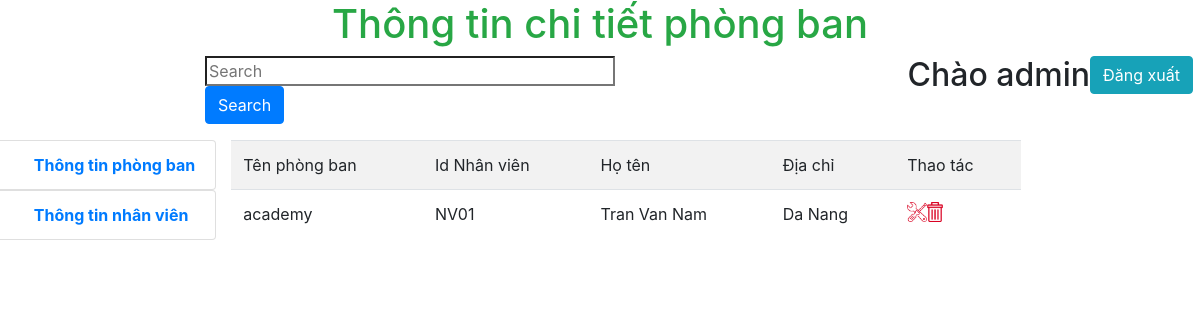
The page /xemctpb.php?data=PB03 (signed in) on the database its author committed.
### tables this page shows
CREATE TABLE `phongban` (
  `idpb` varchar(20) NOT NULL,
  `mota` text NOT NULL,
  `thoigian` text NOT NULL
);

CREATE TABLE `nhanvien` (
  `idnv` varchar(20) NOT NULL,
  `HoTen` text NOT NULL,
  `idpb` varchar(20) NOT NULL,
  `diachi` text NOT NULL
);

### xemctpb.php (the view, shortened to what this page needs)
<?php
  $id=$_GET['data'];
  include_once('db/db_conn.php');
  $sql="select * from phongban inner join nhanvien on phongban.idpb=nhanvien.idpb where nhanvien.idpb='".$id."'";
  $result=mysqli_query($link,$sql);
 ?>
<!DOCTYPE html>
<html lang="en" dir="ltr">
  <head>
    <link rel="stylesheet" href="/library/css/bootstrap.css">
  </head>
  <body>
    <h1 class="text-success"><center> Thông tin chi tiết phòng ban </center></h1>
    <div class="row">
      <div class="col-md-2">
      </div>
      <div class="col-md-5  form-group">
        <input type="search" id="search" name="search" placeholder="Search" size="35">
        <button  class="btn btn-primary" type="button" name="button">Search</button>
      </div>
      <div class="col-md-2"></div>
      <h2>Chào<span class="label label-primary"> <?php echo $_SESSION["username"] ?></span></h2>
      <a href="set_dang_xuat.php"><button type="button" class="btn btn-info"name="button">Đăng xuất</button></a>
    </div>
    <div class="row">
      <div class="col-md-2.5 ">
        <nav class="sidebar" >
        <ul class="list-group">
                <li >
                    <a href="index.php"class="font-weight-bold list-group-item item" >
                        <i class="fa fa-2x fa-home mr-4"></i>&nbsp;Thông tin phòng ban</a>
                </li>
                <li>
                    <a href="ttnv.php"class="font-weight-bold list-group-item  item">
                        <i class="fa fa-2x fa-tag mr-4"></i>&nbsp;Thông tin nhân viên</a>
                </li>
            </ul>
        </nav>
      </div>
      <div class="col-md-8 form-group" id="Detail">
      <table class='table table-striped list'>
      <tr><td>Tên phòng ban</td><td>Id Nhân viên</td><td>Họ tên</td><td>Địa chỉ</td><td>Thao tác</td></tr>
      <?php while($row=mysqli_fetch_array($result)){
         ?>
          <tr>
            <td><?php echo $row['mota'] ?></td>
            <td><?php echo $row['idnv'] ?></td>
            <td><?php echo $row['HoTen'] ?></td>
            <td><?php echo $row['diachi'] ?></td>
            <td>
              <div class="row">
                <div class="col-md-3">
                  <form   action="chinhsua.php?data=<?php echo $row['idnv'] ?>" method="post">
                    <input type="image" src="library/image/settings.png" width="20" height="20">
                  </form>
                </div>
                <div class="colmd-1">
                  <form  action="xoa.php?data=<?php echo $row['idnv']; ?>" method="post">
                    <input name="delete" type="image" src="library/image/delete.png" width="20" height="20">
                  </form>
                </div>
              </div>
             </td>
          </tr>
      <?php } ?>
      </table>
      </div>
      <div class="col-md-2">
      </div>
    </div>
  </body>
</html>

### rows shown on the page
phongban: mota "academy", nhanvien.idnv "NV01", nhanvien.HoTen "Tran Van Nam", nhanvien.diachi "Da Nang"

### other values the page prints
$_SESSION["username"] "admin"
